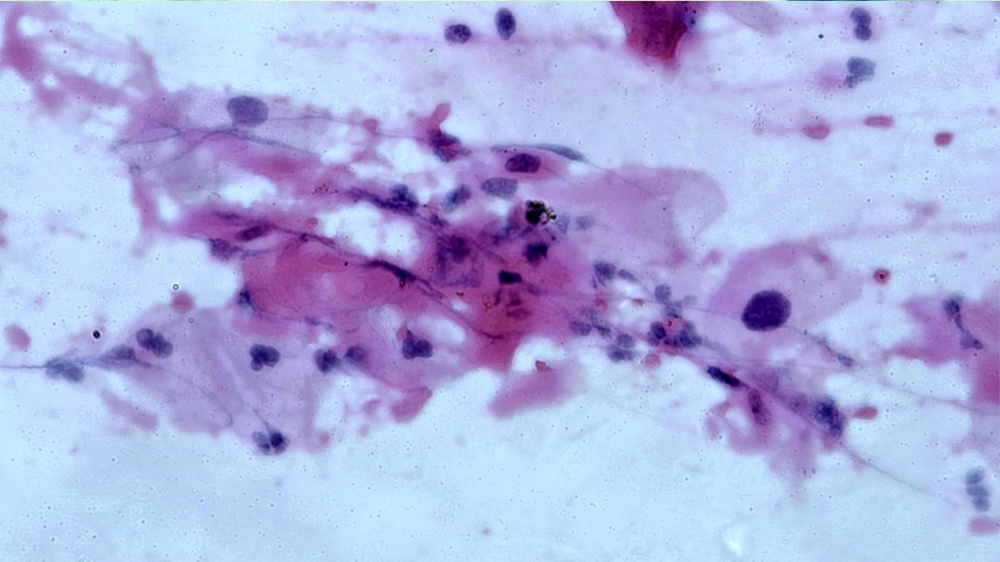
#> input picture Day24/1.jpg, 1000 x 562 px, shrunk from 3264 x 1836 before the run
$ jupyter execute Untitled-1.ipynb
#> lines starting #> are read from the running program, lines starting #| are printed output that depends on the picture
[cell 1]
import cv2
import matplotlib.pyplot as plt
import numpy as np

[cell 2]
#  câu 1: đọc và hiển thị ảnh

img = cv2.imread ("1.jpg")
#> img is the input picture: shape (562, 1000, 3); mean B, G, R 224.2, 177.1, 172.5
img1 = cv2.cvtColor(img , cv2.COLOR_BGR2RGB)

plt.imshow(img1)
plt.show()

[cell 3]
# Câu 2: Chuyển ảnh màu thành xám và hiển thị
img2 = cv2.cvtColor(img, cv2.COLOR_BGR2GRAY)
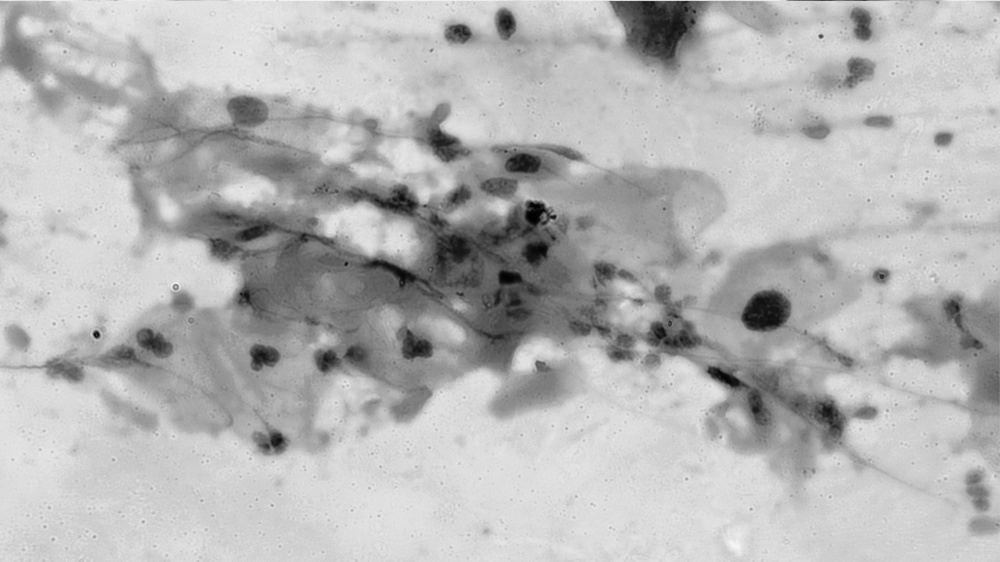
#> img2: shape (562, 1000); min 0, max 245, mean 181.1
plt.imshow(img2, cmap="gray")
plt.show()

[cell 4]
# img.astype(np.float32): Chuyển đổi kiểu dữ liệu của ảnh img từ uint8 (giá trị pixel từ 0 đến 255) sang float32 (giá trị pixel có thể lớn hơn 255 hoặc nhỏ hơn 0). Điều này được thực hiện để có thể thêm một giá trị số lớn hơn vào từng pixel mà không gặp lỗi tràn số.
newimg1 = img1.astype(np.float32) + 50
# đảm bảo giá trị nằm trong khoảng 0 -> 255
newimg1 = np.clip(newimg1, 0, 255)
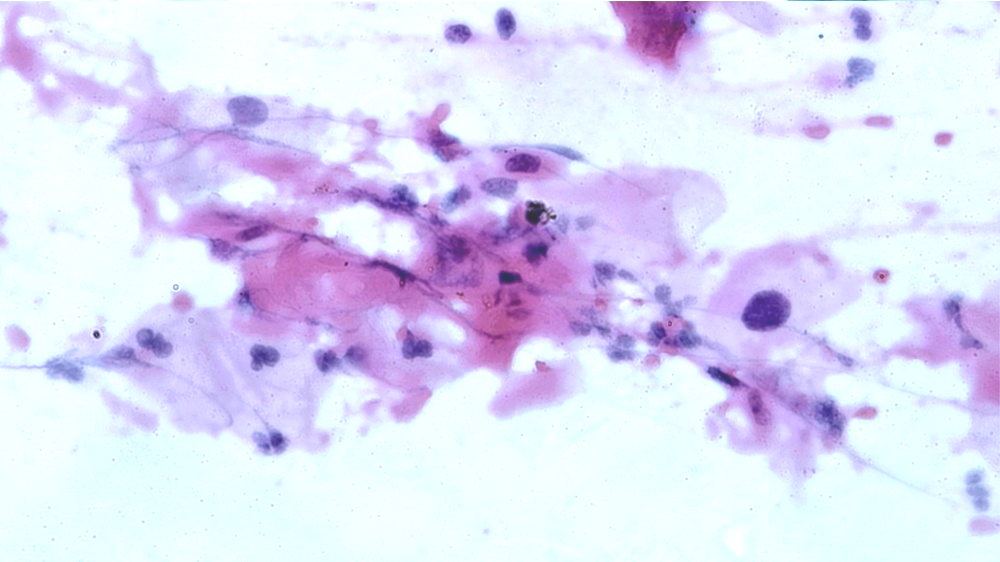
#> newimg1: shape (562, 1000, 3) float32; mean R, G, B 222.5, 221.5, 247.3
# ảnh chỉ kh thể show ở dạng float --> chuyển về int
newimg1 = newimg1.astype(np.uint8)

newimg2 = img1.astype(np.float32) - 100
newimg2 = np.clip(newimg2, 0, 255)
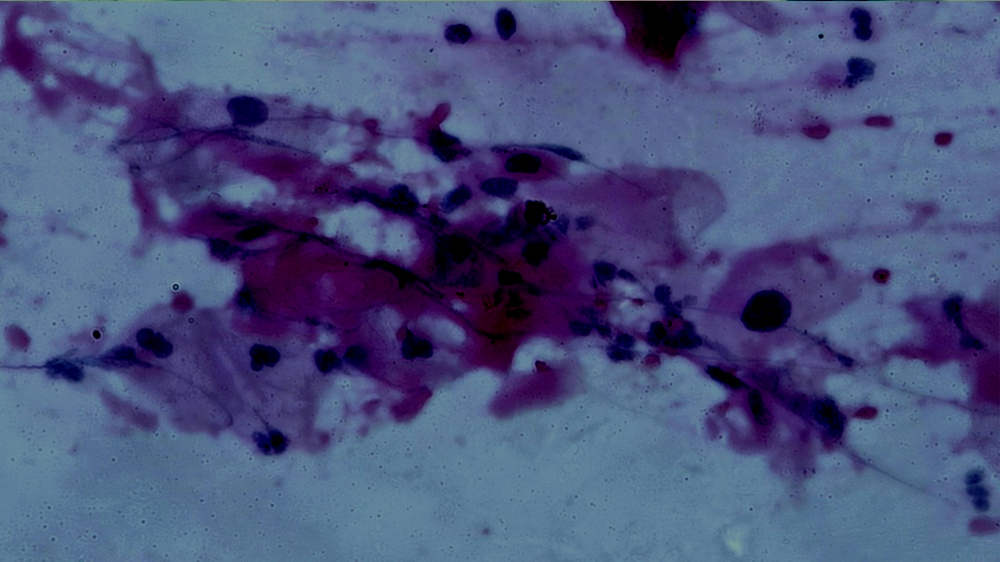
#> newimg2: shape (562, 1000, 3) float32; mean R, G, B 73.4, 81.2, 124.4
newimg2 = newimg2.astype(np.uint8)


fig, axes = plt.subplots(2, 2, figsize=(10, 8))


# Plot each image in the grid
axes[0, 0].imshow(img1)
axes[0, 0].set_title('Origin Image')
axes[0, 0].axis('off')

axes[0, 1].imshow(newimg1)
axes[0, 1].set_title('Brightness Image')
axes[0, 1].axis('off')

axes[1, 0].imshow(newimg2)
axes[1, 0].set_title('Darkness Image')
axes[1, 0].axis('off')

axes[1, 1].axis('off')

plt.show()
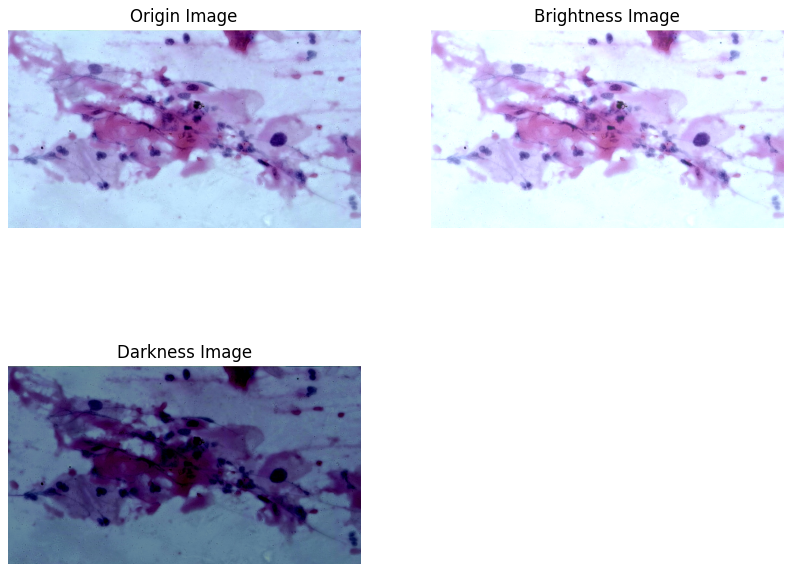
#> figure drawn by matplotlib, 3 panels
